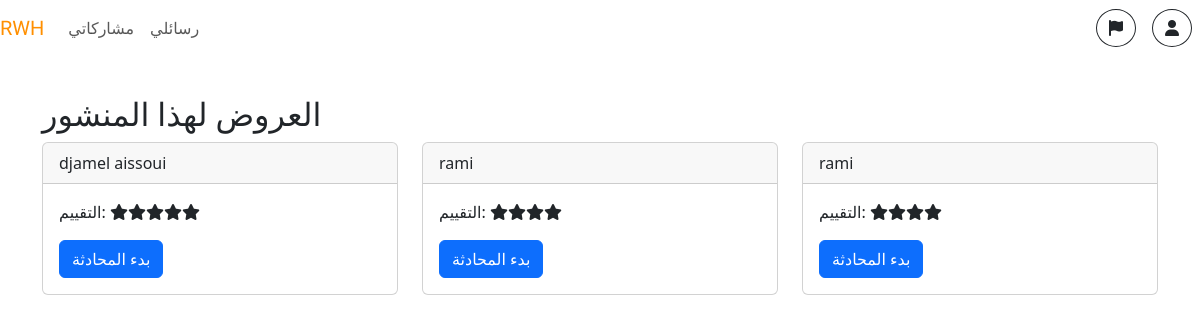
The page /view_proposals.php?postid=2310 (signed in) on the database its author committed.
### tables this page shows
CREATE TABLE `proposal` (
  `proposalid` int(11) NOT NULL,
  `userid` int(11) DEFAULT NULL,
  `sellerid` int(11) DEFAULT NULL,
  `postid` int(11) DEFAULT NULL
);

CREATE TABLE `userdata` (
  `userid` int(11) NOT NULL,
  `name` varchar(255) DEFAULT NULL,
  `password` varchar(255) DEFAULT NULL,
  `email` varchar(255) DEFAULT NULL,
  `userlocation` varchar(255) DEFAULT NULL,
  `skills` varchar(255) DEFAULT NULL,
  `description` text DEFAULT NULL,
  `role` enum('buyer','seller','both','admin') DEFAULT 'buyer',
  `birthdate` date DEFAULT NULL,
  `verify_token` varchar(255) DEFAULT NULL,
  `rating` float DEFAULT 0
);

### view_proposals.php (the view, shortened to what this page needs)
<?php
if (isset($_SESSION['user_id'])) {
    if (isset($_GET['postid'])) {
        $postId = mysqli_real_escape_string($con, $_GET['postid']);
        $query = "
            SELECT p.*, u.name, u.rating
            FROM proposal p
            JOIN userdata u ON p.sellerid = u.userid
            WHERE p.postid = $postId
        ";
        $result = mysqli_query($con, $query);
        $proposals = [];
        if (mysqli_num_rows($result) > 0) {
            while ($row = mysqli_fetch_assoc($result)) {
                $proposals[] = $row;
            }
        }
    } else {
        echo '<p>لم يتم تحديد أي منشور.</p>';
        exit();
    }
} else {
    header("Location: /source-code/login.php");
    exit();
}
?>
<!DOCTYPE html>
<html lang="en">
<head>
    <link rel="stylesheet" href="assets/css/all.min.css">
    <link rel="stylesheet" href="assets/css/bootstrap.min.css">
    <link rel="stylesheet" href="assets/css/style.css">
</head>
<body>
    <nav class="navbar navbar-expand-lg navbar-whote bg-white fixed-top ">
    <a class="navbar-brand" href="#" style="font-family: Caprasimo; color: #ff8f00;">RWH</a>
    <div class="collapse navbar-collapse" id="navbarNav">
        <ul class="navbar-nav ml-auto">
            <li class="nav-item active">
                <a class="nav-link" href="/source-code/buyer.php">مشاركاتي <span class="sr-only">(الحالي)</span></a>
            </li>
            <li class="nav-item active">
                <a class="nav-link" href="/source-code/chat_b.php">رسائلي <span class="sr-only">(الحالي)</span></a>
            </li>
        </ul>
    </div>
    <a href="support.php" class="btn btn-outline-dark my-2 my-sm-0 mx-2 rounded-circle" type="button"><i class="fas fa-flag"></i></a>
    <a href="#" class="btn btn-outline-dark my-2 my-sm-0 mx-2 rounded-circle" type="button" data-toggle="collapse" data-target="#navMenu">
        <i class="fa-solid fa-user"></i>
    </a>
</nav><br><br>
    <div class="container">
        <br><br><h2>العروض لهذا المنشور</h2>
        <div class="row">
            <?php if (!empty($proposals)): ?>
                <?php foreach ($proposals as $proposal): ?>
                    <div class="col-md-4">
                        <div class="card">
                            <div class="card-header"><?php echo $proposal['name']; ?></div>
                            <div class="card-body">
                                <?php
                                $rating = $proposal['rating'];
                                $stars = '';
                                for ($i = 0; $i < $rating; $i++) {
                                    $stars .= '<span class="fa fa-star checked"></span>';
                                }
                                echo '<p class="card-text">التقييم: ' . $stars . '</p>';
                                ?>
                                <a href="conversation.php?user_id=<?php echo $proposal['sellerid']; ?>" class="btn btn-primary">بدء المحادثة</a>
                            </div>
                        </div>
                    </div>
                <?php endforeach; ?>
            <?php else: ?>
                <p>لا توجد عروض لهذا المنشور.</p>
            <?php endif; ?>
        </div>
    </div>
</body>
</html>

### assets/css/style.css (style rules this page uses)
h2 { font-family: Protest Strike ; }

### rows shown on the page
proposal: sellerid.name "djamel aissoui"
proposal: userid.name "rami"
proposal: sellerid.name "rami"
